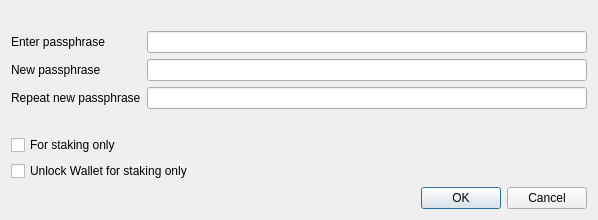
<?xml version="1.0" encoding="UTF-8"?>
<ui version="4.0">
 <class>AskPassphraseDialog</class>
 <widget class="QDialog" name="AskPassphraseDialog">
  <property name="geometry">
   <rect>
    <x>0</x>
    <y>0</y>
    <width>598</width>
    <height>198</height>
   </rect>
  </property>
  <property name="sizePolicy">
   <sizepolicy hsizetype="Preferred" vsizetype="Minimum">
    <horstretch>0</horstretch>
    <verstretch>0</verstretch>
   </sizepolicy>
  </property>
  <property name="minimumSize">
   <size>
    <width>550</width>
    <height>0</height>
   </size>
  </property>
  <property name="windowTitle">
   <string>Passphrase Dialog</string>
  </property>
  <layout class="QVBoxLayout" name="verticalLayout">
   <item>
    <widget class="QLabel" name="warningLabel">
     <property name="textFormat">
      <enum>Qt::RichText</enum>
     </property>
     <property name="wordWrap">
      <bool>true</bool>
     </property>
    </widget>
   </item>
   <item>
    <layout class="QFormLayout" name="formLayout">
     <property name="fieldGrowthPolicy">
      <enum>QFormLayout::AllNonFixedFieldsGrow</enum>
     </property>
     <item row="0" column="0">
      <widget class="QLabel" name="passLabel1">
       <property name="text">
        <string>Enter passphrase</string>
       </property>
      </widget>
     </item>
     <item row="0" column="1">
      <widget class="QLineEdit" name="passEdit1">
       <property name="echoMode">
        <enum>QLineEdit::Password</enum>
       </property>
      </widget>
     </item>
     <item row="1" column="0">
      <widget class="QLabel" name="passLabel2">
       <property name="text">
        <string>New passphrase</string>
       </property>
      </widget>
     </item>
     <item row="1" column="1">
      <widget class="QLineEdit" name="passEdit2">
       <property name="echoMode">
        <enum>QLineEdit::Password</enum>
       </property>
      </widget>
     </item>
     <item row="2" column="0">
      <widget class="QLabel" name="passLabel3">
       <property name="text">
        <string>Repeat new passphrase</string>
       </property>
      </widget>
     </item>
     <item row="2" column="1">
      <widget class="QLineEdit" name="passEdit3">
       <property name="echoMode">
        <enum>QLineEdit::Password</enum>
       </property>
      </widget>
     </item>
     <item row="3" column="1">
      <widget class="QLabel" name="capsLabel">
       <property name="font">
        <font>
         <weight>75</weight>
         <bold>true</bold>
        </font>
       </property>
       <property name="text">
        <string/>
       </property>
       <property name="alignment">
        <set>Qt::AlignCenter</set>
       </property>
      </widget>
     </item>
     <item row="4" column="0">
      <widget class="QCheckBox" name="stakingCheckBox">
       <property name="enabled">
        <bool>true</bool>
       </property>
       <property name="toolTip">
        <string>Serves to disable the trivial sendmoney when OS account compromised. Provides no real security.</string>
       </property>
       <property name="text">
        <string>For staking only</string>
       </property>
       <property name="visible">
        <bool>false</bool>
       </property>
      </widget>
     </item>
    </layout>
   </item>
   <item>
    <widget class="QCheckBox" name="stakingCheckBox">
     <property name="text">
      <string>Unlock Wallet for staking only</string>
     </property>
    </widget>
   </item>
   <item>
    <widget class="QDialogButtonBox" name="buttonBox">
     <property name="orientation">
      <enum>Qt::Horizontal</enum>
     </property>
     <property name="standardButtons">
      <set>QDialogButtonBox::Cancel|QDialogButtonBox::Ok</set>
     </property>
    </widget>
   </item>
  </layout>
 </widget>
 <resources/>
 <connections>
  <connection>
   <sender>buttonBox</sender>
   <signal>accepted()</signal>
   <receiver>AskPassphraseDialog</receiver>
   <slot>accept()</slot>
   <hints>
    <hint type="sourcelabel">
     <x>248</x>
     <y>254</y>
    </hint>
    <hint type="destinationlabel">
     <x>157</x>
     <y>274</y>
    </hint>
   </hints>
  </connection>
  <connection>
   <sender>buttonBox</sender>
   <signal>rejected()</signal>
   <receiver>AskPassphraseDialog</receiver>
   <slot>reject()</slot>
   <hints>
    <hint type="sourcelabel">
     <x>316</x>
     <y>260</y>
    </hint>
    <hint type="destinationlabel">
     <x>286</x>
     <y>274</y>
    </hint>
   </hints>
  </connection>
 </connections>
</ui>
